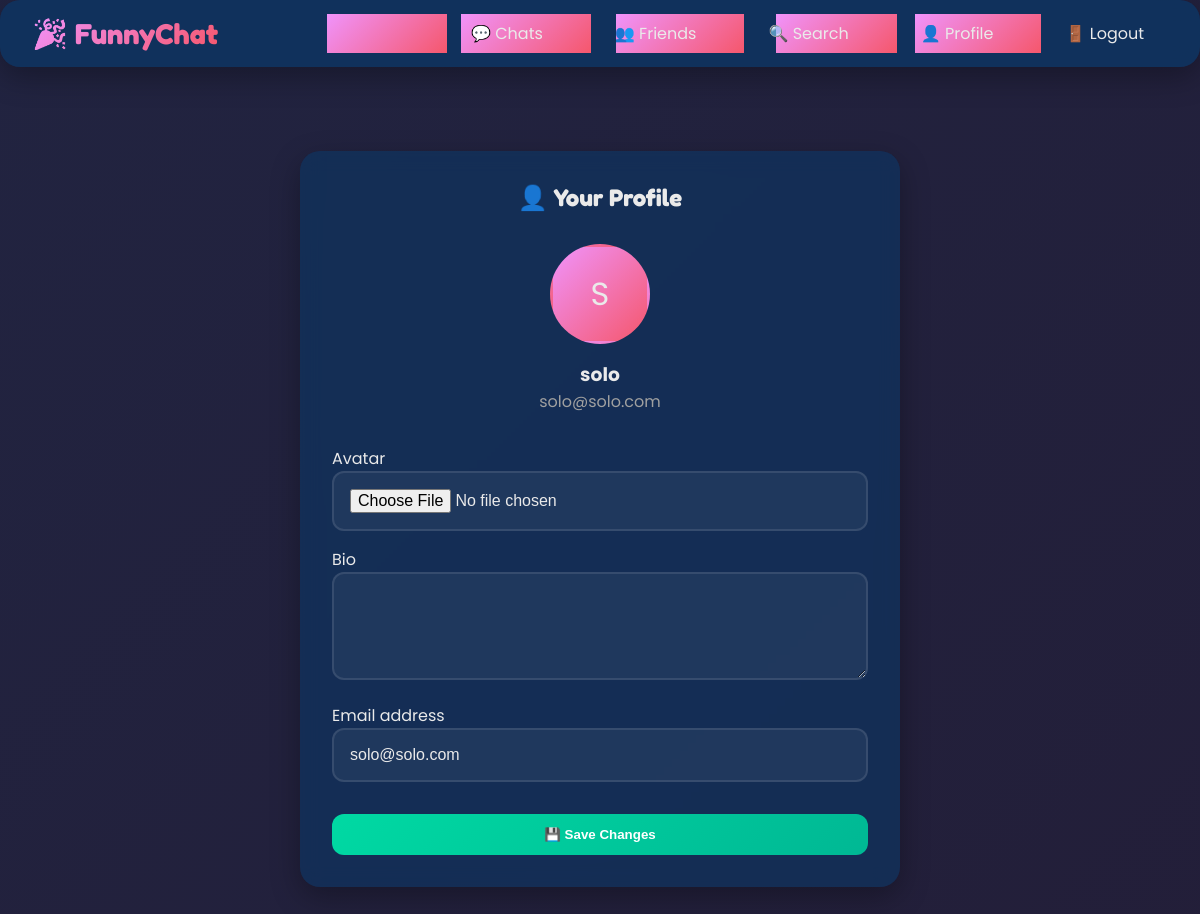
Before: /profile/ (signed in) with the older database file.
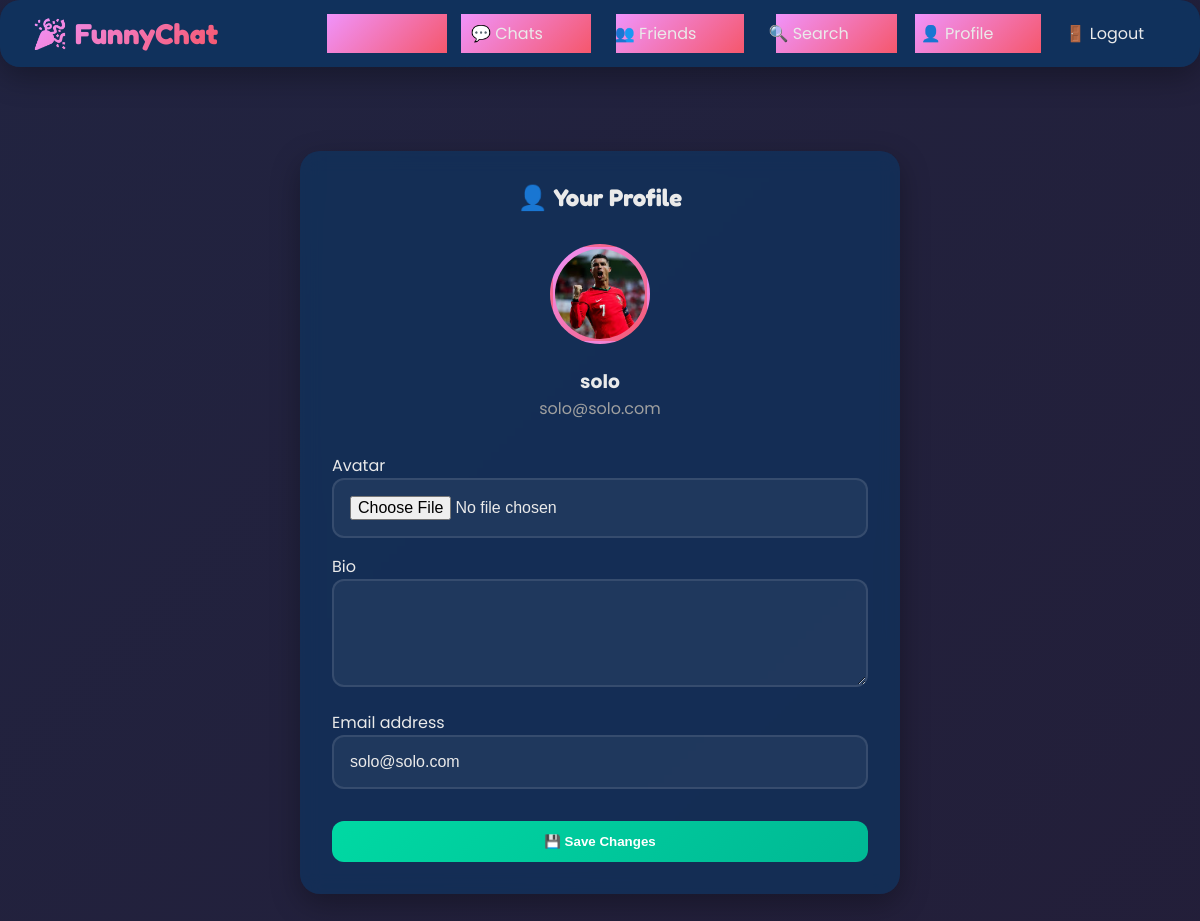
After: the same page with the newer database file.
### chat/models.py (models this page shows, shortened)
class CustomUser(AbstractUser):
    avatar = models.ImageField(upload_to='avatars/', null=True, blank=True)
    bio = models.TextField(max_length=500, blank=True)
    is_online = models.BooleanField(default=False)
    last_seen = models.DateTimeField(auto_now=True)

### chat/views.py (the view)
# urls.py: path('profile/', views.profile, name='profile'),
@login_required
def profile(request):
    if request.method == 'POST':
        form = ProfileUpdateForm(request.POST, request.FILES, instance=request.user)
        if form.is_valid():
            form.save()
            messages.success(request, 'Your profile has been updated!')
            return redirect('profile')
    else:
        form = ProfileUpdateForm(instance=request.user)
    return render(request, 'chat/profile.html', {'form': form})

### chat/forms.py
class ProfileUpdateForm(forms.ModelForm):
    class Meta:
        model = CustomUser
        fields = ['avatar', 'bio', 'email']
        widgets = {
            'bio': forms.Textarea(attrs={'rows': 4, 'class': 'form-control'}),
            'email': forms.EmailInput(attrs={'class': 'form-control'}),
            'avatar': forms.FileInput(attrs={'class': 'form-control'}),
        }

### chat/templates/chat/profile.html (shortened to what this page needs)
{% extends 'chat/base.html' %}
{% load crispy_forms_tags %}
{% block content %}
<div class="card" style="max-width: 600px; margin: 2rem auto;">
    <h2 style="text-align: center; margin-bottom: 2rem; font-family: 'Fredoka', sans-serif;">
        👤 Your Profile
    </h2>
    <div style="text-align: center; margin-bottom: 2rem;">
        {% if user.avatar %}
        <img src="{{ user.avatar.url }}" alt="Avatar" class="avatar avatar-lg">
        {% else %}
        <div class="avatar avatar-lg"
            style="display: inline-flex; align-items: center; justify-content: center; font-size: 2rem;">
            {{ user.username.0|upper }}
        </div>
        {% endif %}
        <h3 style="margin-top: 1rem;">{{ user.username }}</h3>
        <p style="color: var(--text-muted);">{{ user.email }}</p>
    </div>
    <form method="post" enctype="multipart/form-data">
        {{ form|crispy }}
        <button type="submit" class="btn btn-success" style="width: 100%; margin-top: 1rem;">
            💾 Save Changes
        </button>
    </form>
</div>
{% endblock %}

### chat/templates/chat/base.html (shortened to what this page needs)
{% load static %}
<!DOCTYPE html>
<html lang="en">
<head>
    <link rel="stylesheet" href="{% static 'chat/css/style.css' %}">
</head>
<body>
    {% if user.is_authenticated %}
    <nav class="navbar">
        <a href="{% url 'chat_list' %}" class="navbar-brand">🎉 FunnyChat</a>
        <ul class="nav-links">
            <li><a href="{% url 'chat_list' %}">💬 Chats</a></li>
            <li><a href="{% url 'friends_list' %}">👥 Friends</a></li>
            <li><a href="{% url 'search_users' %}">🔍 Search</a></li>
            <li><a href="{% url 'profile' %}">👤 Profile</a></li>
            <li><a href="{% url 'logout' %}">🚪 Logout</a></li>
        </ul>
    </nav>
    {% endif %}
    <div class="container">
        {% block content %}{% endblock %}
    </div>
</body>
</html>

### chat/static/chat/css/style.css (style rules this page uses)
:root { --primary: #FF6B9D; --primary-dark: #E5527D; --secondary: #C44569; --accent: #FFA07A; --success: #00D9A3; --warning: #FFD93D; --danger: #FF6B6B; --info: #4ECDC4; --gradient-primary: linear-gradient(135deg, #667eea 0%, #764ba2 100%); --gradient-fun: linear-gradient(135deg, #f093fb 0%, #f5576c 100%); --gradient-ocean: linear-gradient(135deg, #4facfe 0%, #00f2fe 100%); --gradient-sunset: linear-gradient(135deg, #fa709a 0%, #fee140 100%); --gradient-purple: linear-gradient(135deg, #a8edea 0%, #fed6e3 100%); --bg-dark: #1a1a2e; --bg-darker: #16213e; --bg-card: #0f3460; --text-light: #eaeaea; --text-muted: #a0a0a0; --border-radius: 20px; --border-radius-sm: 12px; --shadow: 0 10px 30px rgba(0, 0, 0, 0.3); --shadow-hover: 0 15px 40px rgba(0, 0, 0, 0.4); }
* { margin: 0; padding: 0; box-sizing: border-box; }
body { font-family: 'Poppins', sans-serif; background: var(--bg-dark); color: var(--text-light); min-height: 100vh; overflow-x: hidden; }
body::before { content: ''; position: fixed; top: 0; left: 0; width: 100%; height: 100%; background: var(--gradient-primary); opacity: 0.1; z-index: -1; animation: gradientShift 15s ease infinite; }
.container { max-width: 1200px; margin: 0 auto; padding: 20px; }
.navbar { background: rgba(15, 52, 96, 0.9); backdrop-filter: blur(10px); padding: 1rem 2rem; border-radius: var(--border-radius); margin-bottom: 2rem; box-shadow: var(--shadow); display: flex; justify-content: space-between; align-items: center; animation: slideDown 0.5s ease; }
.navbar-brand { font-family: 'Fredoka', sans-serif; font-size: 1.8rem; font-weight: 700; background: var(--gradient-fun); -webkit-background-clip: text; -webkit-text-fill-color: transparent; background-clip: text; text-decoration: none; animation: bounce 2s ease infinite; }
.nav-links { display: flex; gap: 1.5rem; list-style: none; }
.nav-links a { color: var(--text-light); text-decoration: none; padding: 0.5rem 1.5rem; border-radius: var(--border-radius-sm); transition: all 0.3s ease; position: relative; overflow: hidden; }
.nav-links a::before { content: ''; position: absolute; top: 0; left: -100%; width: 100%; height: 100%; background: var(--gradient-fun); transition: left 0.3s ease; z-index: -1; }
.card { background: rgba(15, 52, 96, 0.7); backdrop-filter: blur(10px); border-radius: var(--border-radius); padding: 2rem; box-shadow: var(--shadow); transition: all 0.3s ease; animation: fadeInUp 0.5s ease; }
.btn { padding: 0.8rem 2rem; border: none; border-radius: var(--border-radius-sm); font-weight: 600; cursor: pointer; transition: all 0.3s ease; text-decoration: none; display: inline-block; position: relative; overflow: hidden; }
.btn-success { background: linear-gradient(135deg, #00d9a3 0%, #00b894 100%); color: white; }
.form-control { width: 100%; padding: 1rem; border: 2px solid rgba(255, 255, 255, 0.1); border-radius: var(--border-radius-sm); background: rgba(255, 255, 255, 0.05); color: var(--text-light); font-size: 1rem; transition: all 0.3s ease; margin-bottom: 1rem; }
.avatar { width: 50px; height: 50px; border-radius: 50%; object-fit: cover; border: 3px solid transparent; background: var(--gradient-fun); padding: 2px; }
.avatar-lg { width: 100px; height: 100px; }

Changed rows visible on the page:
changed CustomUser "solo": avatar: picture added; avatar empty → "avatars/images_1.jpeg" (drawn); username.0 "S" → (not shown)
